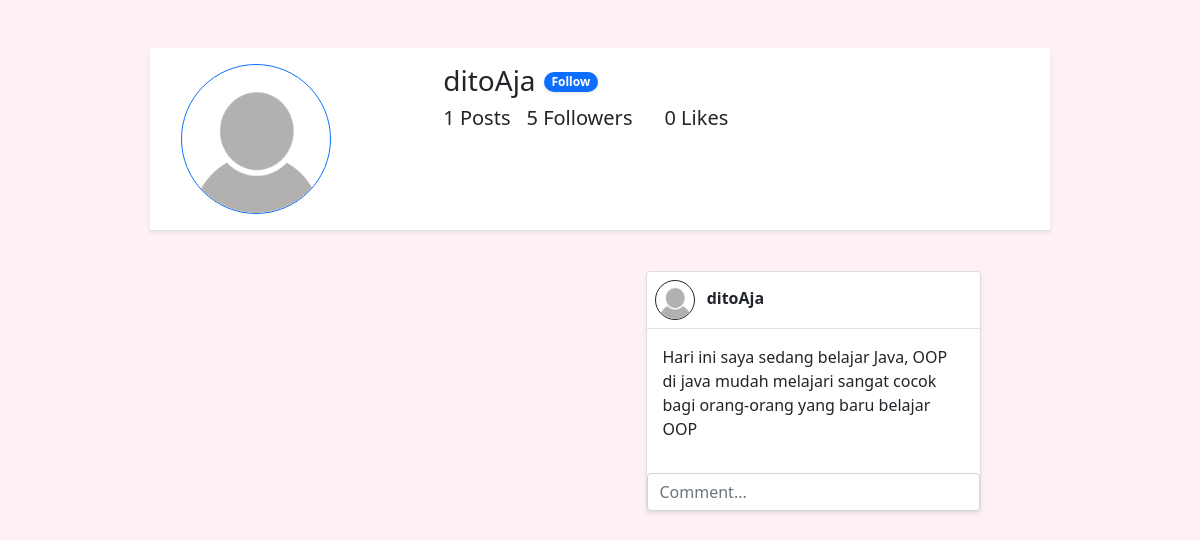
/detailuser.php?id=9, run on the app's committed database.
### tables this page shows
CREATE TABLE `user` (
  `id` int(11) NOT NULL,
  `username` varchar(25) NOT NULL,
  `usertype` varchar(100) NOT NULL,
  `nama` varchar(50) NOT NULL,
  `email` varchar(30) NOT NULL,
  `password` varchar(120) NOT NULL,
  `foto_profil` varchar(120) NOT NULL,
  `description` varchar(300) NOT NULL
);

CREATE TABLE `postingan` (
  `id` int(11) NOT NULL,
  `id_user` int(11) DEFAULT NULL,
  `id_forum` int(11) DEFAULT NULL,
  `postingan_gambar` varchar(120) DEFAULT NULL,
  `postingan_text` varchar(300) DEFAULT NULL,
  `tanggal_posting` date DEFAULT NULL,
  `jml_like` int(11) DEFAULT NULL,
  `kategori` varchar(25) DEFAULT NULL
);

### functions.php (called while the page is built, shortened)
<?php
$conn = mysqli_connect("Localhost", "root", "", "web-comunity");
    function query($query) {
        global $conn;
        $result = mysqli_query($conn,$query);
        $rows = [];
        while($row = mysqli_fetch_assoc($result)) {
            $rows[] = $row;
        }
        return $rows;
    }
    function getData($query,$name){
        global $conn;
        $res = mysqli_query($conn, $query);
        return mysqli_fetch_assoc($res)["$name"];
    }

### detailuser.php (the view, shortened to what this page needs)
<?php
require 'functions.php';
$id = $_GET['id'];
$query = "SELECT * FROM user WHERE id = $id";
$user = mysqli_query($conn,$query);
$user = mysqli_fetch_assoc($user);
$following = false;
$postingan = query("SELECT * FROM postingan WHERE id_user = '$id' ORDER BY id DESC");
$kiriman = 0;
$jmlLike = 0;
foreach($postingan as $val) {
    $kiriman++;
    $jmlLike += $val['jml_like'];
}
$jmlFol = query("SELECT id_user FROM follower WHERE id_user = $id");
$jmlFol = count($jmlFol);
function getValue($id,$name){
    $query = "SELECT $name FROM user WHERE id = $id";
    $res = getData($query,"$name");
    return $res;
}
?>
<!doctype html>
<html lang="en">
  <head>
    <link href="https://cdn.jsdelivr.net/npm/bootstrap@5.0.2/dist/css/bootstrap.min.css" rel="stylesheet">
  </head>
  <body>
    <div id="conDefault" class="container mt-5 col-md-9">
      <div class="row mb-3 d-flex flex-row justify-content-around border-bottom bg-white shadow-sm">
        <div class="col-md-3 m-3 d-md-m-auto">
              <img  width="150px" height="150px" class="rounded-circle border border-primary" src="img/profil/<?= $user['foto_profil']; ?>" alt="">
        </div>
        <div class="col-md-8 m-3">
              <div class="clearfix">
                <h3 class="float-start"><?= $user['username']; ?></h3>
                <?php if(!$following) : ?>
                <a href="detailuser.php?id=<?= $id; ?>&follow=true" class="badge rounded-pill bg-primary border-white text-decoration-none shadow-sm mx-2 mt-2">Follow</a>
                <?php endif ?>
              </div>
              <div class="d-flex">
                <h5><?= $kiriman; ?> Posts</h5>
                <h5 class="mx-3"><?= $jmlFol; ?> Followers</h5>
                <h5 class="mx-3"><?= $jmlLike; ?> Likes</h5>
              </div>
        </div>
      </div>
    </div>
    <div class="container col-md-9 m-auto row">
        <div class="col-md-6">
        </div>
        <div class="col-md-6">
            <?php foreach($postingan as $val) : ?>
                <div class="card shadow-sm col-md-10 mt-4 mx-auto" >
                  <div class="border-bottom">
                    <div class="dflex m-2">
                      <img class="border border-dark rounded-circle" width="40px" height="40px" src="img/profil/<?= getValue($val['id_user'],'foto_profil'); ?>" alt="">
                      <a class="text-decoration-none text-dark fw-bold mx-2" href=""><?= getValue($val['id_user'],'username'); ?></a>
                    </div>
                  </div>
                  <div class="card-body">
                    <p class="card-text"><?= $val['postingan_text']; ?></p>
                  </div>
                  <div class="d-flex">
                  </div>
                  <input class="form-control" type="text" placeholder="Comment..." aria-label="Comment">
                </div>
            <?php endforeach ?>
        </div>
    </div>
  </body>
</html>

### detailuser.php (style rules this page uses)
body { background-color: #FFF0F5; }

### data on the page
user: foto_profil (placeholder picture), username "ditoAja"
postingan: id_user.foto_profil (placeholder picture), id_user.username "ditoAja", postingan_text "Hari ini saya sedang belajar Java, OOP di java mudah melajari sangat cocok bagi orang-orang yang baru belajar OOP"

### other printed values
$kiriman "1"
$jmlFol "5"
$jmlLike "0"
